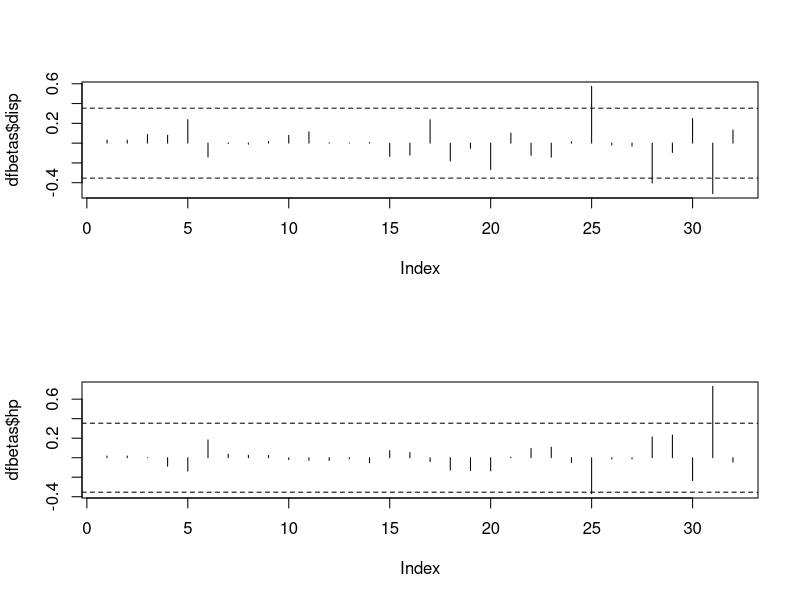

Here is the R script that generated this plot:
# In statistics, we often want to know how influential different
# observations are in regression models.

# Step 1: Build a Regression Model
# fit a regression model
model <- lm(mpg~disp+hp, data = mtcars)

# view model summary
summary(model)

# Step 2: Calculate DFBETAS for each Observation
# calculate DFBETAS for each observation in the model
dfbetas <- as.data.frame(dfbetas(model))

# display DFBETAS for each obsrvation
dfbetas

# find number of observations
n <- nrow(mtcars)

# calculate DFBETAS threshold value
thresh <- 2/sqrt(n)
thresh

# Step 3: Visualize the DFBETAS
# specify 2 rows and 1 clumn in plotting region
par(mfrow=c(2, 1))

# plot DFBETAS for disp with threshold lines
plot(dfbetas$disp, type = "h")
abline(h=thresh, lty = 2 )
abline(h = -thresh, lty = 2)

# plot DFBETAS for hp with threshold lines
plot(dfbetas$hp, type = "h")
abline(h=thresh, lty=2)
abline(h=-thresh, lty=2)
